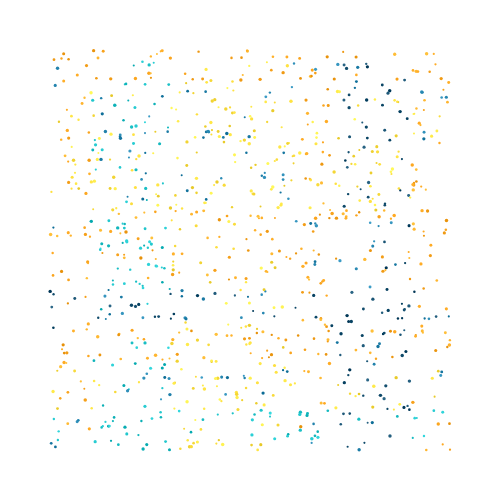
Frame 1 (no input)
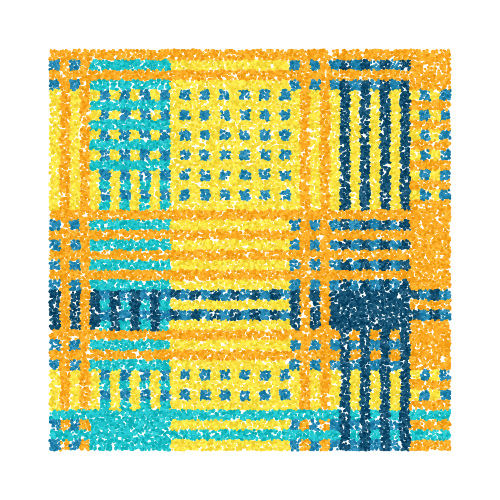
Frame 60 (no input)
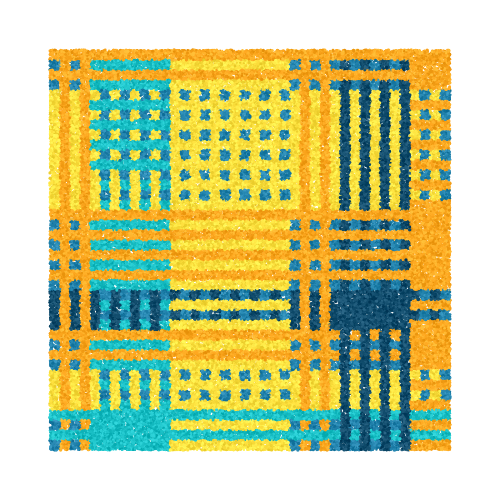
Frame 120 (the mouse pressed at the canvas centre since frame 60)

The p5.js sketch that drew these frames (run headless with seeded random() and noise() and a simulated clock; from frame 60 on, the mouse is pressed at the canvas centre):

// p5.js sketch
// ── sketch.js
/*
Genuary 2022
JAN.26 "Airport carpet."

By Roni Kaufman
https://ronikaufman.github.io
*/

let margin = 50, pattern;

function setup() {
  createCanvas(500, 500);

  pattern = createPattern();
  background(255);
  noStroke();
}

function draw() {
  let maxNoise = 25;

  for (let i = 0; i < 1000; i++) {
    let x = random(width - 2*margin), y = random(height - 2*margin);
    let c = pattern.get(x, y);
    let r = red(c), g = green(c), b = blue(c);
    let no = random(-1, 1)*maxNoise;
    fill(
      r + no,
      g + no,
      b + no
    );
    circle(x+margin, y+margin, random(2, 3.5));
  }
}

function createPattern() {
  let palette = ["#ffe140", "#ffa922", "#1bc0c6", "#2484ae", "#134e6e"];
  let pg = createGraphics(width - 2*margin, height - 2*margin);
  let n = 20;
  let s = pg.width/n;

  pg.background(palette.splice(floor(random(palette.length)), 1)[0]);
  pg.noStroke();

  let bands = [];

  let y = 0;
  while (y < pg.height) {
    let h = 2*floor(random(1, 3))*s;
    bands.push({
      z: y,
      size: h,
      orientation: "horizontal"
    });
    y += h;
  }

  let x = 0;
  while (x < pg.width) {
    let w = 2*floor(random(1, 3))*s;
    bands.push({
      z: x,
      size: w,
      orientation: "vertical"
    });
    x += w;
  }

  shuffle(bands, true);
  for (let b of bands) {
    pg.fill(random(palette));
    if (b.orientation == "horizontal") {
      makeHorizontalBand(b.z, b.size, s, pg);
    } else {
      makeVerticalBand(b.z, b.size, s, pg);
    }
  }

  return pg;
}

function makeHorizontalBand(y0, h, s, pg) {
  let type = random([0, 1]);
  if (type == 0) {
    for (let y = y0; y < y0 + h; y += s) {
      pg.rect(0, y, pg.width, s/2);
    }
  } else {
    for (let x = 0; x < pg.width; x += s) {
      pg.rect(x, y0, s/2, h);
    }
  }
}

function makeVerticalBand(x0, w, s, pg) {
  let type = random([0, 1]);
  if (type == 0) {
    for (let x = x0; x < x0 + w; x += s) {
      pg.rect(x+s/2, 0, s/2, pg.height);
    }
  } else {
    for (let y = 0; y < pg.height; y += s) {
      pg.rect(x0, y+s/2, w, s/2);
    }
  }
}
